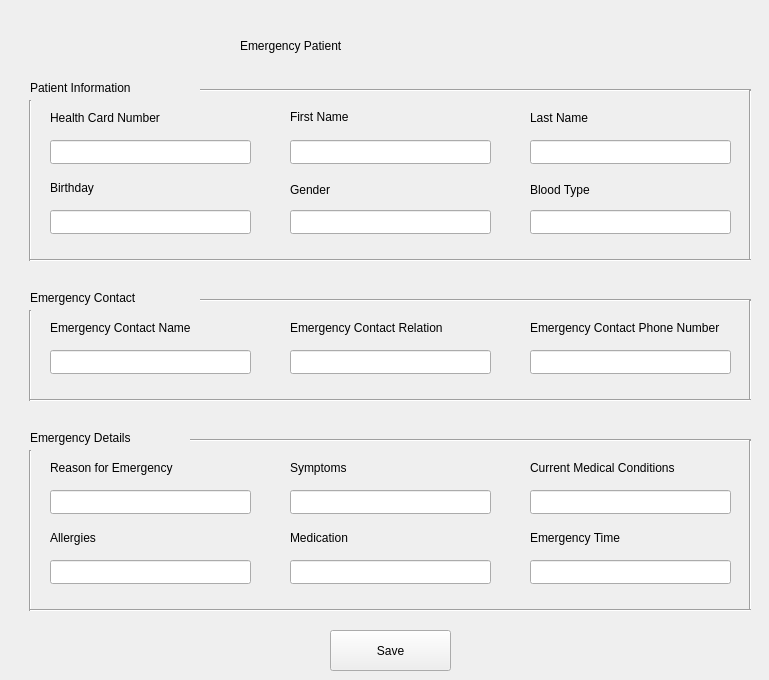
    <widget class="QWidget" name="page_10">
     <widget class="QLabel" name="label_36">
      <property name="geometry">
       <rect>
        <x>240</x>
        <y>30</y>
        <width>311</width>
        <height>31</height>
       </rect>
      </property>
      <property name="styleSheet">
       <string notr="true">font: 24pt &quot;Sitka Small&quot;;</string>
      </property>
      <property name="text">
       <string>Emergency Patient </string>
      </property>
     </widget>
     <widget class="QLabel" name="label_37">
      <property name="geometry">
       <rect>
        <x>50</x>
        <y>110</y>
        <width>121</width>
        <height>16</height>
       </rect>
      </property>
      <property name="text">
       <string>Health Card Number</string>
      </property>
     </widget>
     <widget class="QLineEdit" name="healthCardNumberEmergencyLineEdit">
      <property name="geometry">
       <rect>
        <x>50</x>
        <y>140</y>
        <width>201</width>
        <height>24</height>
       </rect>
      </property>
     </widget>
     <widget class="Line" name="line_13">
      <property name="geometry">
       <rect>
        <x>20</x>
        <y>100</y>
        <width>20</width>
        <height>161</height>
       </rect>
      </property>
      <property name="orientation">
       <enum>Qt::Orientation::Vertical</enum>
      </property>
     </widget>
     <widget class="QLabel" name="label_38">
      <property name="geometry">
       <rect>
        <x>30</x>
        <y>80</y>
        <width>181</width>
        <height>16</height>
       </rect>
      </property>
      <property name="styleSheet">
       <string notr="true">font: 14pt &quot;Segoe Fluent Icons&quot;;</string>
      </property>
      <property name="text">
       <string>Patient Information</string>
      </property>
     </widget>
     <widget class="Line" name="line_14">
      <property name="geometry">
       <rect>
        <x>200</x>
        <y>80</y>
        <width>551</width>
        <height>20</height>
       </rect>
      </property>
      <property name="orientation">
       <enum>Qt::Orientation::Horizontal</enum>
      </property>
     </widget>
     <widget class="QLabel" name="label_39">
      <property name="geometry">
       <rect>
        <x>290</x>
        <y>109</y>
        <width>111</width>
        <height>16</height>
       </rect>
      </property>
      <property name="text">
       <string>First Name</string>
      </property>
     </widget>
     <widget class="QLineEdit" name="firstNameEmergencyLineEdit">
      <property name="geometry">
       <rect>
        <x>290</x>
        <y>140</y>
        <width>201</width>
        <height>24</height>
       </rect>
      </property>
     </widget>
     <widget class="QLabel" name="label_40">
      <property name="geometry">
       <rect>
        <x>530</x>
        <y>110</y>
        <width>111</width>
        <height>16</height>
       </rect>
      </property>
      <property name="text">
       <string>Last Name</string>
      </property>
     </widget>
     <widget class="QLineEdit" name="lastNameEmergencyLineEdit">
      <property name="geometry">
       <rect>
        <x>530</x>
        <y>140</y>
        <width>201</width>
        <height>24</height>
       </rect>
      </property>
     </widget>
     <widget class="Line" name="line_15">
      <property name="geometry">
       <rect>
        <x>740</x>
        <y>90</y>
        <width>20</width>
        <height>171</height>
       </rect>
      </property>
      <property name="orientation">
       <enum>Qt::Orientation::Vertical</enum>
      </property>
     </widget>
     <widget class="QLabel" name="label_41">
      <property name="geometry">
       <rect>
        <x>50</x>
        <y>180</y>
        <width>111</width>
        <height>16</height>
       </rect>
      </property>
      <property name="text">
       <string>Birthday</string>
      </property>
     </widget>
     <widget class="QLineEdit" name="birthdayEmergencyLineEdit">
      <property name="geometry">
       <rect>
        <x>50</x>
        <y>210</y>
        <width>201</width>
        <height>24</height>
       </rect>
      </property>
     </widget>
     <widget class="QLabel" name="label_42">
      <property name="geometry">
       <rect>
        <x>290</x>
        <y>180</y>
        <width>111</width>
        <height>20</height>
       </rect>
      </property>
      <property name="text">
       <string>Gender</string>
      </property>
     </widget>
     <widget class="QLineEdit" name="genderEmergencyLineEdit">
      <property name="geometry">
       <rect>
        <x>290</x>
        <y>210</y>
        <width>201</width>
        <height>24</height>
       </rect>
      </property>
     </widget>
     <widget class="QLabel" name="label_43">
      <property name="geometry">
       <rect>
        <x>530</x>
        <y>180</y>
        <width>121</width>
        <height>20</height>
       </rect>
      </property>
      <property name="text">
       <string>Blood Type</string>
      </property>
     </widget>
     <widget class="QLineEdit" name="bloodTypeEmergencyLineEdit">
      <property name="geometry">
       <rect>
        <x>530</x>
        <y>210</y>
        <width>201</width>
        <height>24</height>
       </rect>
      </property>
     </widget>
     <widget class="Line" name="line_16">
      <property name="geometry">
       <rect>
        <x>30</x>
        <y>250</y>
        <width>721</width>
        <height>20</height>
       </rect>
      </property>
      <property name="orientation">
       <enum>Qt::Orientation::Horizontal</enum>
      </property>
     </widget>
     <widget class="QLabel" name="label_44">
      <property name="geometry">
       <rect>
        <x>30</x>
        <y>290</y>
        <width>191</width>
        <height>16</height>
       </rect>
      </property>
      <property name="styleSheet">
       <string notr="true">font: 14pt &quot;Segoe Fluent Icons&quot;;</string>
      </property>
      <property name="text">
       <string>Emergency Contact</string>
      </property>
     </widget>
     <widget class="Line" name="line_17">
      <property name="geometry">
       <rect>
        <x>200</x>
        <y>290</y>
        <width>551</width>
        <height>20</height>
       </rect>
      </property>
      <property name="orientation">
       <enum>Qt::Orientation::Horizontal</enum>
      </property>
     </widget>
     <widget class="Line" name="line_18">
      <property name="geometry">
       <rect>
        <x>740</x>
        <y>300</y>
        <width>20</width>
        <height>101</height>
       </rect>
      </property>
      <property name="orientation">
       <enum>Qt::Orientation::Vertical</enum>
      </property>
     </widget>
     <widget class="Line" name="line_19">
      <property name="geometry">
       <rect>
        <x>20</x>
        <y>310</y>
        <width>20</width>
        <height>91</height>
       </rect>
      </property>
      <property name="orientation">
       <enum>Qt::Orientation::Vertical</enum>
      </property>
     </widget>
     <widget class="Line" name="line_20">
      <property name="geometry">
       <rect>
        <x>30</x>
        <y>390</y>
        <width>721</width>
        <height>20</height>
       </rect>
      </property>
      <property name="orientation">
       <enum>Qt::Orientation::Horizontal</enum>
      </property>
     </widget>
     <widget class="QLabel" name="label_45">
      <property name="geometry">
       <rect>
        <x>50</x>
        <y>320</y>
        <width>141</width>
        <height>16</height>
       </rect>
      </property>
      <property name="text">
       <string>Emergency Contact Name</string>
      </property>
     </widget>
     <widget class="QLineEdit" name="emergencContactNameLineEdit">
      <property name="geometry">
       <rect>
        <x>50</x>
        <y>350</y>
        <width>201</width>
        <height>24</height>
       </rect>
      </property>
     </widget>
     <widget class="QLabel" name="label_46">
      <property name="geometry">
       <rect>
        <x>290</x>
        <y>320</y>
        <width>191</width>
        <height>16</height>
       </rect>
      </property>
      <property name="text">
       <string>Emergency Contact Relation</string>
      </property>
     </widget>
     <widget class="QLineEdit" name="emergencyContactRelationLineEdit">
      <property name="geometry">
       <rect>
        <x>290</x>
        <y>350</y>
        <width>201</width>
        <height>24</height>
       </rect>
      </property>
     </widget>
     <widget class="QLabel" name="label_47">
      <property name="geometry">
       <rect>
        <x>530</x>
        <y>320</y>
        <width>191</width>
        <height>16</height>
       </rect>
      </property>
      <property name="text">
       <string>Emergency Contact Phone Number</string>
      </property>
     </widget>
     <widget class="QLineEdit" name="emergencyContactNumberLineEdit">
      <property name="geometry">
       <rect>
        <x>530</x>
        <y>350</y>
        <width>201</width>
        <height>24</height>
       </rect>
      </property>
     </widget>
     <widget class="QLabel" name="label_48">
      <property name="geometry">
       <rect>
        <x>30</x>
        <y>430</y>
        <width>191</width>
        <height>16</height>
       </rect>
      </property>
      <property name="styleSheet">
       <string notr="true">font: 14pt &quot;Segoe Fluent Icons&quot;;</string>
      </property>
      <property name="text">
       <string>Emergency Details</string>
      </property>
     </widget>
     <widget class="Line" name="line_21">
      <property name="geometry">
       <rect>
        <x>190</x>
        <y>430</y>
        <width>561</width>
        <height>20</height>
       </rect>
      </property>
      <property name="orientation">
       <enum>Qt::Orientation::Horizontal</enum>
      </property>
     </widget>
     <widget class="Line" name="line_22">
      <property name="geometry">
       <rect>
        <x>740</x>
        <y>440</y>
        <width>20</width>
        <height>171</height>
       </rect>
      </property>
      <property name="orientation">
       <enum>Qt::Orientation::Vertical</enum>
      </property>
     </widget>
     <widget class="QLabel" name="label_49">
      <property name="geometry">
       <rect>
        <x>50</x>
        <y>460</y>
        <width>141</width>
        <height>16</height>
       </rect>
      </property>
      <property name="text">
       <string>Reason for Emergency</string>
      </property>
     </widget>
     <widget class="QLineEdit" name="emergencyReasonLineEdit">
      <property name="geometry">
       <rect>
        <x>50</x>
        <y>490</y>
        <width>201</width>
        <height>24</height>
       </rect>
      </property>
     </widget>
     <widget class="QLabel" name="label_50">
      <property name="geometry">
       <rect>
        <x>290</x>
        <y>460</y>
        <width>151</width>
        <height>16</height>
       </rect>
      </property>
      <property name="text">
       <string>Symptoms</string>
      </property>
     </widget>
     <widget class="QLineEdit" name="emergencySymptomsLineEdit">
      <property name="geometry">
       <rect>
        <x>290</x>
        <y>490</y>
        <width>201</width>
        <height>24</height>
       </rect>
      </property>
     </widget>
     <widget class="QLabel" name="label_51">
      <property name="geometry">
       <rect>
        <x>530</x>
        <y>460</y>
        <width>151</width>
        <height>16</height>
       </rect>
      </property>
      <property name="text">
       <string>Current Medical Conditions</string>
      </property>
     </widget>
     <widget class="QLineEdit" name="currentMedicalConditionsLineEdit">
      <property name="geometry">
       <rect>
        <x>530</x>
        <y>490</y>
        <width>201</width>
        <height>24</height>
       </rect>
      </property>
     </widget>
     <widget class="QLabel" name="label_52">
      <property name="geometry">
       <rect>
        <x>50</x>
        <y>530</y>
        <width>151</width>
        <height>16</height>
       </rect>
      </property>
      <property name="text">
       <string>Allergies</string>
      </property>
     </widget>
     <widget class="QLineEdit" name="allergiesEmergencyLineEdit">
      <property name="geometry">
       <rect>
        <x>50</x>
        <y>560</y>
        <width>201</width>
        <height>24</height>
       </rect>
      </property>
     </widget>
     <widget class="QLabel" name="label_53">
      <property name="geometry">
       <rect>
        <x>290</x>
        <y>530</y>
        <width>151</width>
        <height>16</height>
       </rect>
      </property>
      <property name="text">
       <string>Medication</string>
      </property>
     </widget>
     <widget class="QLineEdit" name="medicationEmergencyLineEdit">
      <property name="geometry">
       <rect>
        <x>290</x>
        <y>560</y>
        <width>201</width>
        <height>24</height>
       </rect>
      </property>
     </widget>
     <widget class="QLabel" name="label_54">
      <property name="geometry">
       <rect>
        <x>530</x>
        <y>530</y>
        <width>151</width>
        <height>16</height>
       </rect>
      </property>
      <property name="text">
       <string>Emergency Time</string>
      </property>
     </widget>
     <widget class="QLineEdit" name="emergencyTimeLineEdit">
      <property name="geometry">
       <rect>
        <x>530</x>
        <y>560</y>
        <width>201</width>
        <height>24</height>
       </rect>
      </property>
     </widget>
     <widget class="Line" name="line_23">
      <property name="geometry">
       <rect>
        <x>20</x>
        <y>450</y>
        <width>20</width>
        <height>161</height>
       </rect>
      </property>
      <property name="orientation">
       <enum>Qt::Orientation::Vertical</enum>
      </property>
     </widget>
     <widget class="Line" name="line_24">
      <property name="geometry">
       <rect>
        <x>30</x>
        <y>600</y>
        <width>721</width>
        <height>20</height>
       </rect>
      </property>
      <property name="orientation">
       <enum>Qt::Orientation::Horizontal</enum>
      </property>
     </widget>
     <widget class="QPushButton" name="addEmergencyInfoButton">
      <property name="geometry">
       <rect>
        <x>330</x>
        <y>630</y>
        <width>121</width>
        <height>41</height>
       </rect>
      </property>
      <property name="text">
       <string>Save</string>
      </property>
     </widget>
    </widget>
